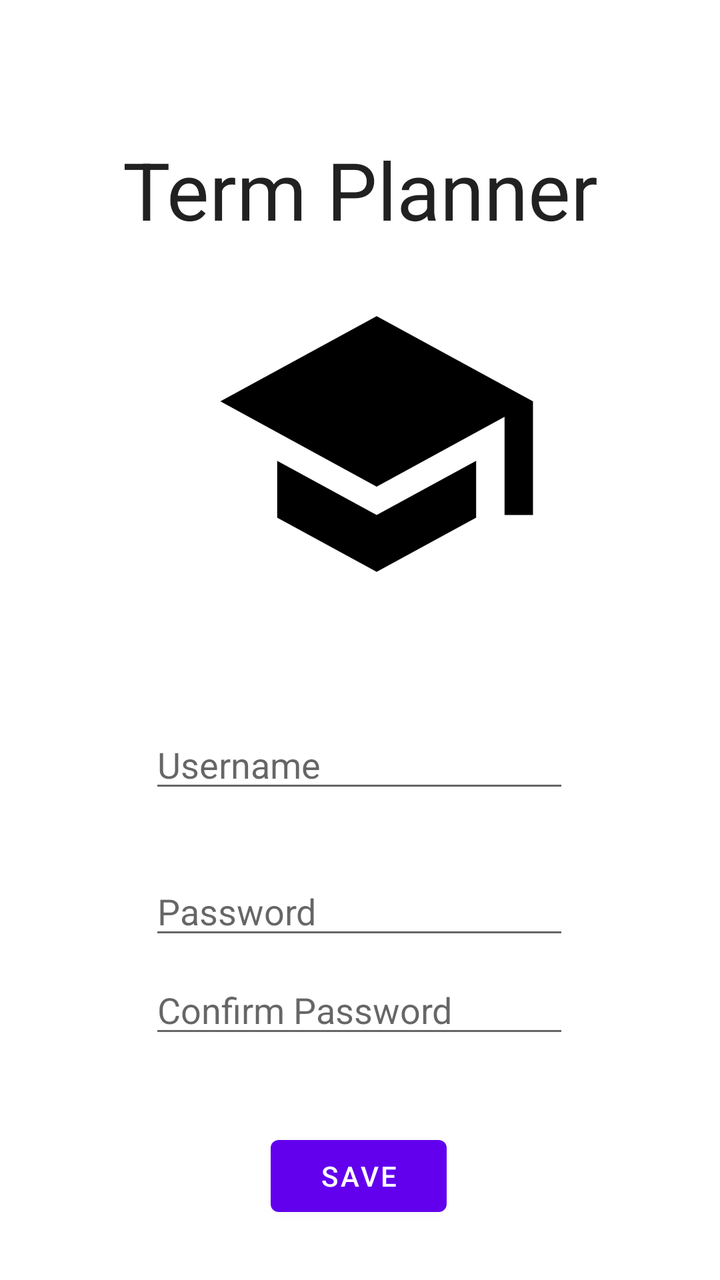
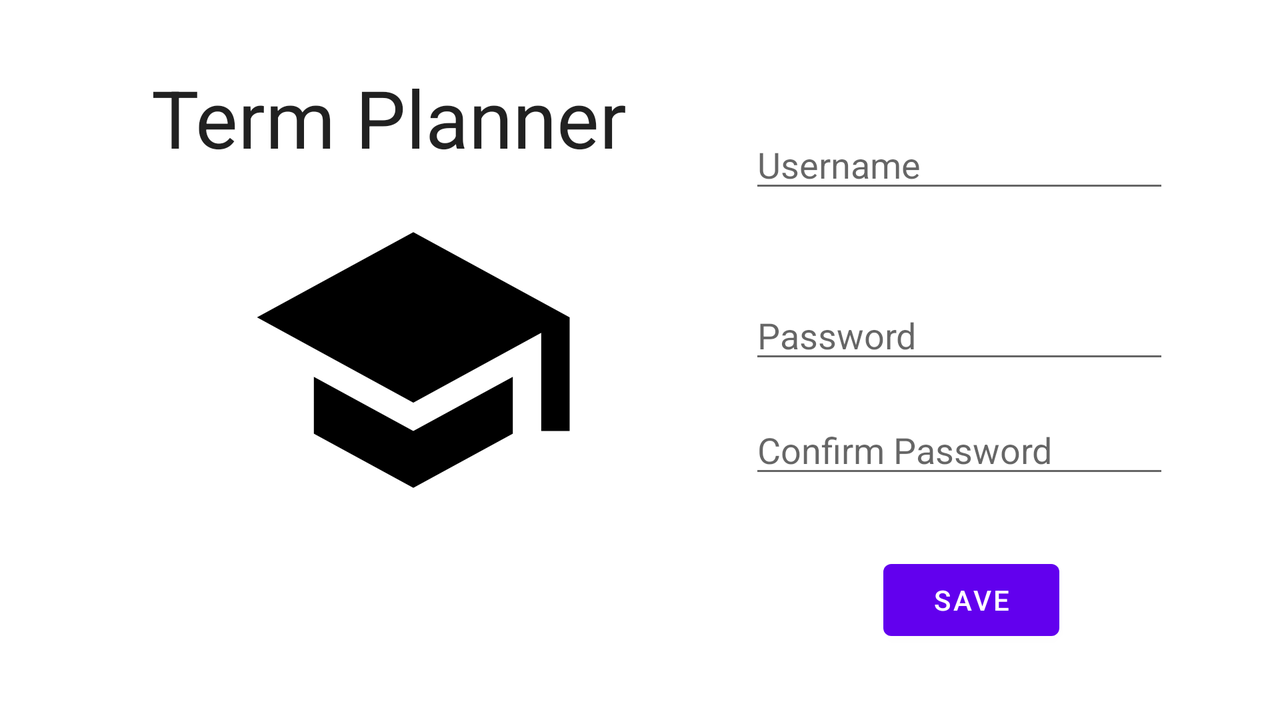

The same Android screen from two of the app's own layout files: first res/layout/ as a phone draws it, then the repository's variant for another configuration, drawn on a device whose configuration selects that folder. Both files follow.
<!-- AndroidManifest.xml: application theme Theme.C196App -->
<!-- res/layout/activity_create_account.xml -->
<?xml version="1.0" encoding="utf-8"?>
<androidx.constraintlayout.widget.ConstraintLayout xmlns:android="http://schemas.android.com/apk/res/android"
    xmlns:app="http://schemas.android.com/apk/res-auto"
    xmlns:tools="http://schemas.android.com/tools"
    android:layout_width="match_parent"
    android:layout_height="match_parent">

    <EditText
        android:id="@+id/editTextPassword3"
        android:layout_width="wrap_content"
        android:layout_height="wrap_content"
        android:layout_marginBottom="40dp"
        android:ems="10"
        android:hint="Confirm Password"
        android:inputType="textPassword"
        app:layout_constraintBottom_toTopOf="@+id/saveAccount"
        app:layout_constraintEnd_toEndOf="parent"
        app:layout_constraintHorizontal_bias="0.497"
        app:layout_constraintStart_toStartOf="parent" />

    <ImageView
        android:id="@+id/imageView"
        android:layout_width="390dp"
        android:layout_height="294dp"
        android:layout_marginTop="76dp"
        android:layout_marginBottom="70dp"
        app:layout_constraintBottom_toTopOf="@+id/editTextUsername2"
        app:layout_constraintEnd_toEndOf="parent"
        app:layout_constraintHorizontal_bias="0.238"
        app:layout_constraintStart_toStartOf="parent"
        app:layout_constraintTop_toTopOf="parent"
        app:layout_constraintVertical_bias="0.014"
        app:srcCompat="@drawable/ic_launcher_foreground" />

    <EditText
        android:id="@+id/editTextUsername2"
        android:layout_width="wrap_content"
        android:layout_height="wrap_content"
        android:layout_marginBottom="32dp"
        android:ems="10"
        android:hint="Username"
        android:inputType="textPersonName"
        app:layout_constraintBottom_toTopOf="@+id/editTextPassword2"
        app:layout_constraintEnd_toEndOf="parent"
        app:layout_constraintHorizontal_bias="0.497"
        app:layout_constraintStart_toStartOf="parent" />

    <EditText
        android:id="@+id/editTextPassword2"
        android:layout_width="wrap_content"
        android:layout_height="wrap_content"
        android:layout_marginBottom="8dp"
        android:ems="10"
        android:hint="Password"
        android:inputType="textPassword"
        app:layout_constraintBottom_toTopOf="@+id/editTextPassword3"
        app:layout_constraintEnd_toEndOf="parent"
        app:layout_constraintHorizontal_bias="0.497"
        app:layout_constraintStart_toStartOf="parent" />

    <TextView
        android:id="@+id/textView7"
        android:layout_width="wrap_content"
        android:layout_height="wrap_content"
        android:layout_marginTop="68dp"
        android:text="Term Planner"
        android:textAppearance="@style/TextAppearance.AppCompat.Large"
        android:textSize="40sp"
        app:layout_constraintEnd_toEndOf="parent"
        app:layout_constraintHorizontal_bias="0.502"
        app:layout_constraintStart_toStartOf="parent"
        app:layout_constraintTop_toTopOf="parent"
        app:layout_constraintVertical_bias="0.169" />

    <Button
        android:id="@+id/saveAccount"
        android:layout_width="wrap_content"
        android:layout_height="wrap_content"
        android:layout_marginBottom="28dp"
        android:clickable="true"
        android:text="Save"
        app:layout_constraintBottom_toBottomOf="parent"
        app:layout_constraintEnd_toEndOf="parent"
        app:layout_constraintHorizontal_bias="0.498"
        app:layout_constraintStart_toStartOf="parent" />

</androidx.constraintlayout.widget.ConstraintLayout>
<!-- resources referenced by this layout -->
<resources>
  <!-- drawable ic_launcher_foreground (drawable-v24) -->
  <vector xmlns:android="http://schemas.android.com/apk/res/android"
      android:width="108dp"
      android:height="108dp"
      android:viewportWidth="108"
      android:viewportHeight="108"
      android:tint="#000000">
      <group android:scaleX="2.61"
          android:scaleY="2.61"
          android:translateX="22.68"
          android:translateY="22.68">
          <path
              android:fillColor="@android:color/white"
              android:pathData="M5,13.18v4L12,21l7,-3.82v-4L12,17l-7,-3.82zM12,3L1,9l11,6 9,-4.91V17h2V9L12,3z"/>
      </group>
  </vector>
  <style name="Theme.C196App" parent="Theme.MaterialComponents.DayNight.DarkActionBar">
          
          <item name="colorPrimary">@color/purple_500</item>
          <item name="colorPrimaryVariant">@color/purple_700</item>
          <item name="colorOnPrimary">@color/white</item>
          
          <item name="colorSecondary">@color/teal_200</item>
          <item name="colorSecondaryVariant">@color/teal_700</item>
          <item name="colorOnSecondary">@color/black</item>
          
          <item name="android:statusBarColor">?attr/colorPrimaryVariant</item>
          
      </style>
</resources>
<!-- res/layout-land/activity_create_account.xml (the repository's variant of the layout above) -->
<!-- drawn on the phone turned sideways -->
<?xml version="1.0" encoding="utf-8"?>
<androidx.constraintlayout.widget.ConstraintLayout xmlns:android="http://schemas.android.com/apk/res/android"
    xmlns:app="http://schemas.android.com/apk/res-auto"
    xmlns:tools="http://schemas.android.com/tools"
    android:layout_width="match_parent"
    android:layout_height="match_parent">

    <ImageView
        android:id="@+id/imageView"
        android:layout_width="390dp"
        android:layout_height="294dp"
        app:layout_constraintBottom_toBottomOf="parent"
        app:layout_constraintEnd_toEndOf="parent"
        app:layout_constraintHorizontal_bias="0.046"
        app:layout_constraintStart_toStartOf="parent"
        app:layout_constraintTop_toTopOf="parent"
        app:srcCompat="@drawable/ic_launcher_foreground" />

    <TextView
        android:id="@+id/textView7"
        android:layout_width="wrap_content"
        android:layout_height="wrap_content"
        android:layout_marginTop="32dp"
        android:text="Term Planner"
        android:textAppearance="@style/TextAppearance.AppCompat.Large"
        android:textSize="40sp"
        app:layout_constraintEnd_toEndOf="parent"
        app:layout_constraintHorizontal_bias="0.188"
        app:layout_constraintStart_toStartOf="parent"
        app:layout_constraintTop_toTopOf="parent" />

    <EditText
        android:id="@+id/editTextPassword2"
        android:layout_width="wrap_content"
        android:layout_height="wrap_content"
        android:layout_marginBottom="16dp"
        android:ems="10"
        android:hint="Password"
        android:inputType="textPassword"
        app:layout_constraintBottom_toTopOf="@+id/editTextPassword3"
        app:layout_constraintEnd_toEndOf="parent"
        app:layout_constraintHorizontal_bias="0.871"
        app:layout_constraintStart_toStartOf="parent" />

    <EditText
        android:id="@+id/editTextUsername2"
        android:layout_width="wrap_content"
        android:layout_height="wrap_content"
        android:layout_marginBottom="44dp"
        android:ems="10"
        android:hint="Username"
        android:inputType="textPersonName"
        app:layout_constraintBottom_toTopOf="@+id/editTextPassword2"
        app:layout_constraintEnd_toEndOf="parent"
        app:layout_constraintHorizontal_bias="0.871"
        app:layout_constraintStart_toStartOf="parent" />

    <EditText
        android:id="@+id/editTextPassword3"
        android:layout_width="wrap_content"
        android:layout_height="wrap_content"
        android:layout_marginBottom="32dp"
        android:ems="10"
        android:hint="Confirm Password"
        android:inputType="textPassword"
        app:layout_constraintBottom_toTopOf="@+id/saveAccount"
        app:layout_constraintEnd_toEndOf="parent"
        app:layout_constraintHorizontal_bias="0.871"
        app:layout_constraintStart_toStartOf="parent" />

    <Button
        android:id="@+id/saveAccount"
        android:layout_width="wrap_content"
        android:layout_height="wrap_content"
        android:layout_marginBottom="36dp"
        android:clickable="true"
        android:text="Save"
        app:layout_constraintBottom_toBottomOf="parent"
        app:layout_constraintEnd_toEndOf="parent"
        app:layout_constraintHorizontal_bias="0.8"
        app:layout_constraintStart_toStartOf="parent" />

</androidx.constraintlayout.widget.ConstraintLayout>
